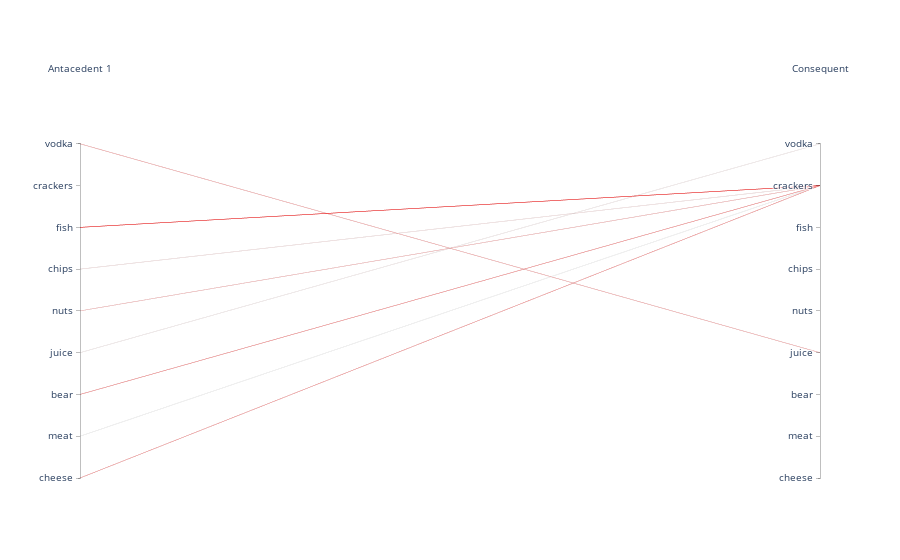
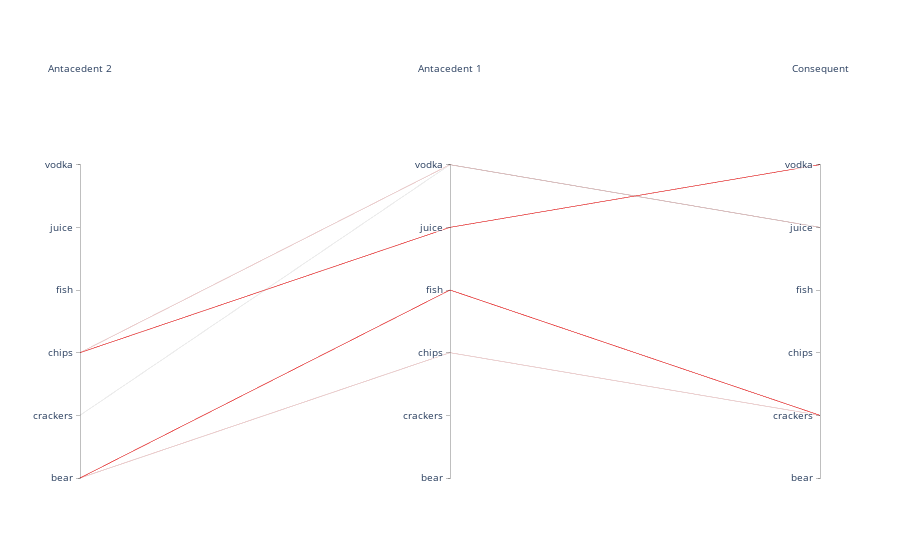
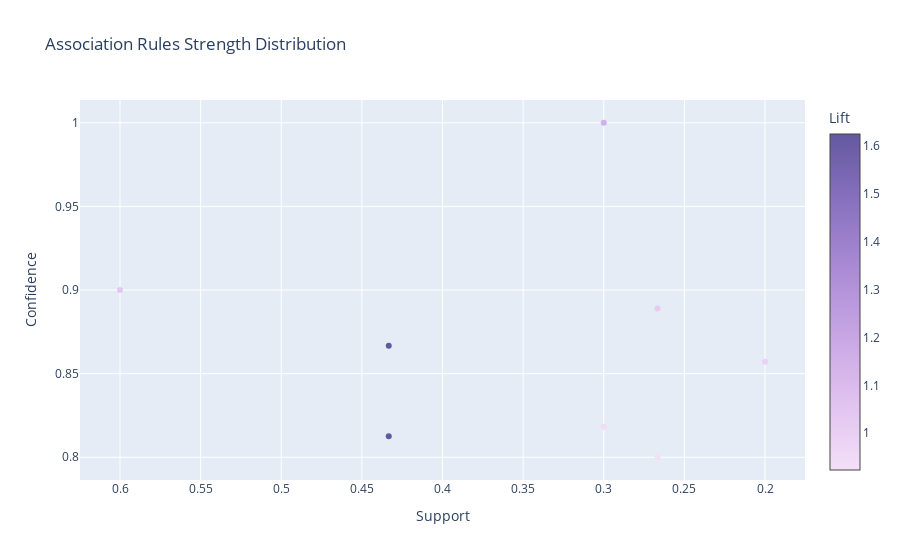
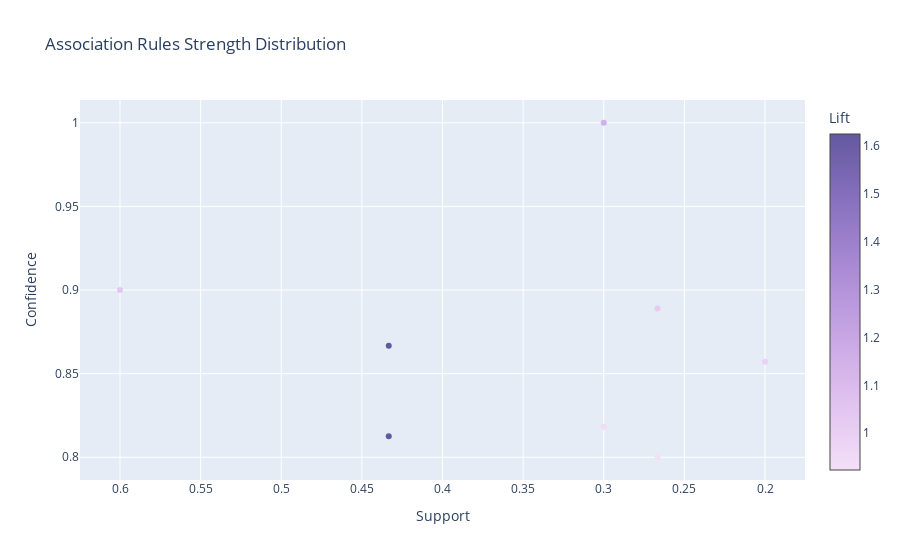

Notebook cell for these charts, in order:
### Markdown cell above
*Ассоциативные правила и параметры при достоверности 80%*

### Code cell
# Efficient apriori rules visualization

PyARMViz.adjacency_parallel_coordinate_plot(rules_ap_ef2)
PyARMViz.metadata_scatter_plot(rules_ap_ef2)

### Figure 1 — Plotly figure (JSON) as saved in the notebook; plotly's stock layout.template omitted (floating-point values rounded to 4 significant figures)
{"data": [{"dimensions": [{"label": "Antacedent 1", "range": [0, 9], "ticktext": ["cheese", "meat", "bear", "juice", "nuts", "chips", "fish", "crackers", "vodka"], "tickvals": [0, 1, 2, 3, 4, 5, 6, 7, 8], "values": [2, 0, 5, 6, 1, 4, 8, 3]}, {"label": "Consequent", "range": [0, 9], "ticktext": ["cheese", "meat", "bear", "juice", "nuts", "chips", "fish", "crackers", "vodka"], "tickvals": [0, 1, 2, 3, 4, 5, 6, 7, 8], "values": [7, 7, 7, 7, 7, 7, 3, 8]}], "line": {"color": [0.9, 0.89, 0.82, 1, 0.8, 0.86, 0.87, 0.81], "colorscale": [[0, "white"], [1, "red"]]}, "type": "parcoords"}], "layout": {"paper_bgcolor": "white", "plot_bgcolor": "white"}}

### Figure 2 — Plotly figure (JSON) as saved in the notebook; plotly's stock layout.template omitted (floating-point values rounded to 4 significant figures)
{"data": [{"dimensions": [{"label": "Antacedent 2", "range": [0, 6], "ticktext": ["bear", "crackers", "chips", "fish", "juice", "vodka"], "tickvals": [0, 1, 2, 3, 4, 5], "values": [0, 0, 2, 2, 1]}, {"label": "Antacedent 1", "range": [0, 6], "ticktext": ["bear", "crackers", "chips", "fish", "juice", "vodka"], "tickvals": [0, 1, 2, 3, 4, 5], "values": [2, 3, 5, 4, 5]}, {"label": "Consequent", "range": [0, 6], "ticktext": ["bear", "crackers", "chips", "fish", "juice", "vodka"], "tickvals": [0, 1, 2, 3, 4, 5], "values": [1, 1, 4, 5, 4]}], "line": {"color": [0.86, 1, 0.86, 1, 0.82], "colorscale": [[0, "white"], [1, "red"]]}, "type": "parcoords"}], "layout": {"paper_bgcolor": "white", "plot_bgcolor": "white"}}

### Figure 3 — Plotly figure (JSON) as saved in the notebook; plotly's stock layout.template omitted (floating-point values rounded to 4 significant figures)
{"data": [{"marker": {"color": [1.038, 1.026, 0.9441, 1.154, 0.9231, 0.989, 1.625, 1.625], "colorbar": {"title": {"text": "Lift"}}, "colorscale": [[0, "rgb(243, 224, 247)"], [0.1667, "rgb(228, 199, 241)"], [0.3333, "rgb(209, 175, 232)"], [0.5, "rgb(185, 152, 221)"], [0.6667, "rgb(159, 130, 206)"], [0.8333, "rgb(130, 109, 186)"], [1, "rgb(99, 88, 159)"]]}, "mode": "markers", "text": ["('bear',) => ('crackers',), Lift: 1.0384615384615385", "('cheese',) => ('crackers',), Lift: 1.0256410256410255", "('chips',) => ('crackers',), Lift: 0.9440559440559441", "('fish',) => ('crackers',), Lift: 1.1538461538461537", "('meat',) => ('crackers',), Lift: 0.9230769230769231", "('nuts',) => ('crackers',), Lift: 0.989010989010989", "('vodka',) => ('juice',), Lift: 1.625", "('juice',) => ('vodka',), Lift: 1.625"], "type": "scatter", "x": [0.6, 0.2667, 0.3, 0.3, 0.2667, 0.2, 0.4333, 0.4333], "y": [0.9, 0.8889, 0.8182, 1, 0.8, 0.8571, 0.8667, 0.8125]}], "layout": {"title": {"text": "Association Rules Strength Distribution"}, "xaxis": {"autorange": "reversed", "title": {"text": "Support"}}, "yaxis": {"title": {"text": "Confidence"}}}}

### Figure 4 — Plotly figure (JSON) as saved in the notebook; plotly's stock layout.template omitted (floating-point values rounded to 4 significant figures)
{"data": [{"marker": {"color": [1.038, 1.026, 0.9441, 1.154, 0.9231, 0.989, 1.625, 1.625], "colorbar": {"title": {"text": "Lift"}}, "colorscale": [[0, "rgb(243, 224, 247)"], [0.1667, "rgb(228, 199, 241)"], [0.3333, "rgb(209, 175, 232)"], [0.5, "rgb(185, 152, 221)"], [0.6667, "rgb(159, 130, 206)"], [0.8333, "rgb(130, 109, 186)"], [1, "rgb(99, 88, 159)"]]}, "mode": "markers", "text": ["('bear',) => ('crackers',), Lift: 1.0384615384615385", "('cheese',) => ('crackers',), Lift: 1.0256410256410255", "('chips',) => ('crackers',), Lift: 0.9440559440559441", "('fish',) => ('crackers',), Lift: 1.1538461538461537", "('meat',) => ('crackers',), Lift: 0.9230769230769231", "('nuts',) => ('crackers',), Lift: 0.989010989010989", "('vodka',) => ('juice',), Lift: 1.625", "('juice',) => ('vodka',), Lift: 1.625"], "type": "scatter", "x": [0.6, 0.2667, 0.3, 0.3, 0.2667, 0.2, 0.4333, 0.4333], "y": [0.9, 0.8889, 0.8182, 1, 0.8, 0.8571, 0.8667, 0.8125]}], "layout": {"title": {"text": "Association Rules Strength Distribution"}, "xaxis": {"autorange": "reversed", "title": {"text": "Support"}}, "yaxis": {"title": {"text": "Confidence"}}}}
